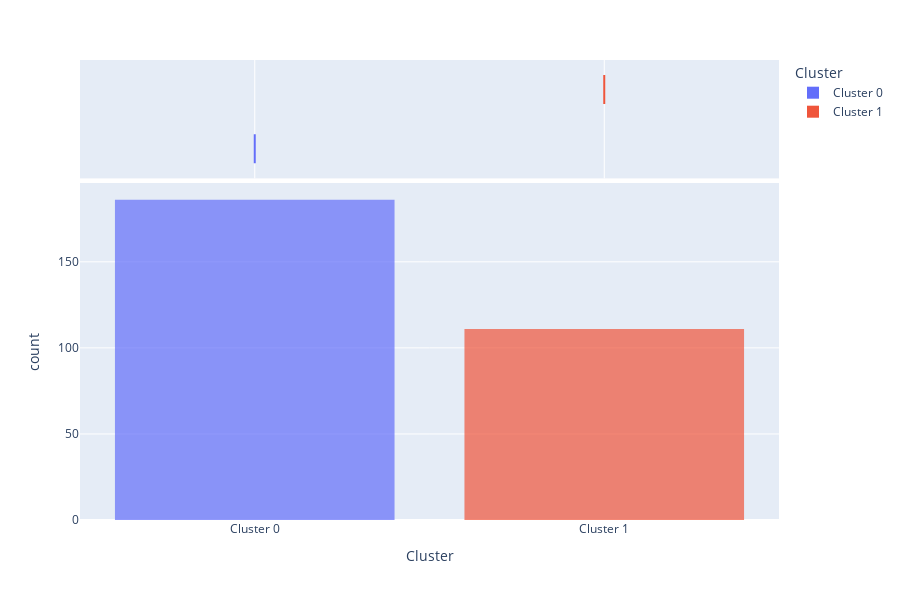

The cell this chart's notebook holds for it:
### Code cell
clust.plot_model(kmeans, plot="distribution")

### Figure 1 — Plotly figure (JSON) as saved in the notebook; plotly's stock layout.template omitted (floating-point values rounded to 4 significant figures; data arrays with more than 128 entries replaced by an {"elided": "..."} marker saying what was removed)
{"data": [{"alignmentgroup": "True", "bingroup": "x", "hovertemplate": "Cluster=%{x}<br>count=%{y}<extra></extra>", "legendgroup": "Cluster 0", "marker": {"color": "#636efa", "opacity": 0.7, "pattern": {"shape": ""}}, "name": "Cluster 0", "offsetgroup": "Cluster 0", "orientation": "v", "showlegend": true, "type": "histogram", "x": {"elided": "186 str values"}, "xaxis": "x", "yaxis": "y"}, {"alignmentgroup": "True", "customdata": {"elided": "186x13 float values"}, "hovertemplate": "Cluster=%{x}<br>age=%{customdata[0]}<br>sex=%{customdata[1]}<br>cp=%{customdata[2]}<br>trestbps=%{customdata[3]}<br>chol=%{customdata[4]}<br>fbs=%{customdata[5]}<br>restecg=%{customdata[6]}<br>thalach=%{customdata[7]}<br>exang=%{customdata[8]}<br>oldpeak=%{customdata[9]}<br>slope=%{customdata[10]}<br>ca=%{customdata[11]}<br>thal=%{customdata[12]}<extra></extra>", "legendgroup": "Cluster 0", "marker": {"color": "#636efa"}, "name": "Cluster 0", "notched": true, "offsetgroup": "Cluster 0", "showlegend": false, "type": "box", "x": {"elided": "186 str values"}, "xaxis": "x2", "yaxis": "y2"}, {"alignmentgroup": "True", "bingroup": "x", "hovertemplate": "Cluster=%{x}<br>count=%{y}<extra></extra>", "legendgroup": "Cluster 1", "marker": {"color": "#EF553B", "opacity": 0.7, "pattern": {"shape": ""}}, "name": "Cluster 1", "offsetgroup": "Cluster 1", "orientation": "v", "showlegend": true, "type": "histogram", "x": ["Cluster 1", "Cluster 1", "Cluster 1", "Cluster 1", "Cluster 1", "Cluster 1", "Cluster 1", "Cluster 1", "Cluster 1", "Cluster 1", "Cluster 1", "Cluster 1", "Cluster 1", "Cluster 1", "Cluster 1", "Cluster 1", "Cluster 1", "Cluster 1", "Cluster 1", "Cluster 1", "Cluster 1", "Cluster 1", "Cluster 1", "Cluster 1", "Cluster 1", "Cluster 1", "Cluster 1", "Cluster 1", "Cluster 1", "Cluster 1", "Cluster 1", "Cluster 1", "Cluster 1", "Cluster 1", "Cluster 1", "Cluster 1", "Cluster 1", "Cluster 1", "Cluster 1", "Cluster 1", "Cluster 1", "Cluster 1", "Cluster 1", "Cluster 1", "Cluster 1", "Cluster 1", "Cluster 1", "Cluster 1", "Cluster 1", "Cluster 1", "Cluster 1", "Cluster 1", "Cluster 1", "Cluster 1", "Cluster 1", "Cluster 1", "Cluster 1", "Cluster 1", "Cluster 1", "Cluster 1", "Cluster 1", "Cluster 1", "Cluster 1", "Cluster 1", "Cluster 1", "Cluster 1", "Cluster 1", "Cluster 1", "Cluster 1", "Cluster 1", "Cluster 1", "Cluster 1", "Cluster 1", "Cluster 1", "Cluster 1", "Cluster 1", "Cluster 1", "Cluster 1", "Cluster 1", "Cluster 1", "Cluster 1", "Cluster 1", "Cluster 1", "Cluster 1", "Cluster 1", "Cluster 1", "Cluster 1", "Cluster 1", "Cluster 1", "Cluster 1", "Cluster 1", "Cluster 1", "Cluster 1", "Cluster 1", "Cluster 1", "Cluster 1", "Cluster 1", "Cluster 1", "Cluster 1", "Cluster 1", "Cluster 1", "Cluster 1", "Cluster 1", "Cluster 1", "Cluster 1", "Cluster 1", "Cluster 1", "Cluster 1", "Cluster 1", "Cluster 1", "Cluster 1"], "xaxis": "x", "yaxis": "y"}, {"alignmentgroup": "True", "customdata": {"elided": "111x13 float values"}, "hovertemplate": "Cluster=%{x}<br>age=%{customdata[0]}<br>sex=%{customdata[1]}<br>cp=%{customdata[2]}<br>trestbps=%{customdata[3]}<br>chol=%{customdata[4]}<br>fbs=%{customdata[5]}<br>restecg=%{customdata[6]}<br>thalach=%{customdata[7]}<br>exang=%{customdata[8]}<br>oldpeak=%{customdata[9]}<br>slope=%{customdata[10]}<br>ca=%{customdata[11]}<br>thal=%{customdata[12]}<extra></extra>", "legendgroup": "Cluster 1", "marker": {"color": "#EF553B"}, "name": "Cluster 1", "notched": true, "offsetgroup": "Cluster 1", "showlegend": false, "type": "box", "x": ["Cluster 1", "Cluster 1", "Cluster 1", "Cluster 1", "Cluster 1", "Cluster 1", "Cluster 1", "Cluster 1", "Cluster 1", "Cluster 1", "Cluster 1", "Cluster 1", "Cluster 1", "Cluster 1", "Cluster 1", "Cluster 1", "Cluster 1", "Cluster 1", "Cluster 1", "Cluster 1", "Cluster 1", "Cluster 1", "Cluster 1", "Cluster 1", "Cluster 1", "Cluster 1", "Cluster 1", "Cluster 1", "Cluster 1", "Cluster 1", "Cluster 1", "Cluster 1", "Cluster 1", "Cluster 1", "Cluster 1", "Cluster 1", "Cluster 1", "Cluster 1", "Cluster 1", "Cluster 1", "Cluster 1", "Cluster 1", "Cluster 1", "Cluster 1", "Cluster 1", "Cluster 1", "Cluster 1", "Cluster 1", "Cluster 1", "Cluster 1", "Cluster 1", "Cluster 1", "Cluster 1", "Cluster 1", "Cluster 1", "Cluster 1", "Cluster 1", "Cluster 1", "Cluster 1", "Cluster 1", "Cluster 1", "Cluster 1", "Cluster 1", "Cluster 1", "Cluster 1", "Cluster 1", "Cluster 1", "Cluster 1", "Cluster 1", "Cluster 1", "Cluster 1", "Cluster 1", "Cluster 1", "Cluster 1", "Cluster 1", "Cluster 1", "Cluster 1", "Cluster 1", "Cluster 1", "Cluster 1", "Cluster 1", "Cluster 1", "Cluster 1", "Cluster 1", "Cluster 1", "Cluster 1", "Cluster 1", "Cluster 1", "Cluster 1", "Cluster 1", "Cluster 1", "Cluster 1", "Cluster 1", "Cluster 1", "Cluster 1", "Cluster 1", "Cluster 1", "Cluster 1", "Cluster 1", "Cluster 1", "Cluster 1", "Cluster 1", "Cluster 1", "Cluster 1", "Cluster 1", "Cluster 1", "Cluster 1", "Cluster 1", "Cluster 1", "Cluster 1", "Cluster 1"], "xaxis": "x2", "yaxis": "y2"}], "layout": {"barmode": "relative", "height": 600, "legend": {"title": {"text": "Cluster"}, "tracegroupgap": 0}, "margin": {"t": 60}, "xaxis": {"anchor": "y", "categoryarray": ["Cluster 0", "Cluster 1"], "categoryorder": "array", "domain": [0, 1], "title": {"text": "Cluster"}}, "xaxis2": {"anchor": "y2", "domain": [0, 1], "matches": "x", "showgrid": true, "showticklabels": false}, "yaxis": {"anchor": "x", "domain": [0, 0.7326], "title": {"text": "count"}}, "yaxis2": {"anchor": "x2", "domain": [0.7426, 1], "matches": "y2", "showgrid": false, "showline": false, "showticklabels": false, "ticks": ""}}}
